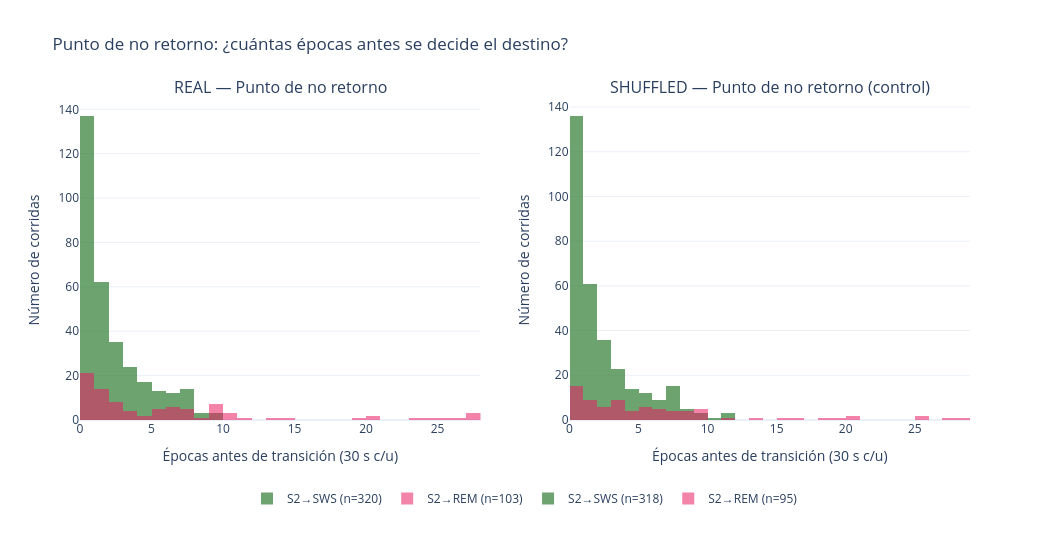

This figure's notebook cell:
### Code cell
# Plotly interactivo (muestra inline) + PNG/HTML a disco
pnr_shuf_sws = resumen_por_destino(pnr_shuf, FASE_SWS)
pnr_shuf_rem = resumen_por_destino(pnr_shuf, FASE_REM)
fig_p = make_subplots(rows=1, cols=2, subplot_titles=[
    'REAL — Punto de no retorno', 'SHUFFLED — Punto de no retorno (control)'])
for col, (sws_arr, rem_arr) in enumerate([
    (pnr_real_sws, pnr_real_rem), (pnr_shuf_sws, pnr_shuf_rem)], 1):
    if sws_arr is not None and len(sws_arr):
        fig_p.add_trace(go.Histogram(x=sws_arr, name=f'S2→SWS (n={len(sws_arr)})',
            marker_color='#2E7D32', opacity=0.7, xbins=dict(start=0, end=30, size=1),
            hovertemplate='t*=%{x}<br>n=%{y}<extra></extra>'), row=1, col=col)
    if rem_arr is not None and len(rem_arr):
        fig_p.add_trace(go.Histogram(x=rem_arr, name=f'S2→REM (n={len(rem_arr)})',
            marker_color='#E91E63', opacity=0.55, xbins=dict(start=0, end=30, size=1),
            hovertemplate='t*=%{x}<br>n=%{y}<extra></extra>'), row=1, col=col)
fig_p.update_xaxes(title_text='Épocas antes de transición (30 s c/u)')
fig_p.update_yaxes(title_text='Número de corridas')
fig_p.update_layout(title='Punto de no retorno: ¿cuántas épocas antes se decide el destino?',
    barmode='overlay', template='plotly_white', height=540, width=1050,
    legend=dict(orientation='h', x=0.5, y=-0.2, xanchor='center', yanchor='top'),
    margin=dict(b=120))
fig_p.write_image(DIR_IMG / 'punto_no_retorno.png', scale=2)
fig_p.write_html(DIR_IMG / 'punto_no_retorno.html')
fig_p.show()

### Figure 1 — Plotly figure (JSON) as saved in the notebook; plotly's stock layout.template omitted (floating-point values rounded to 4 significant figures; data arrays with more than 128 entries replaced by an {"elided": "..."} marker saying what was removed)
{"data": [{"hovertemplate": "t*=%{x}<br>n=%{y}<extra></extra>", "marker": {"color": "#2E7D32"}, "name": "S2→SWS (n=320)", "opacity": 0.7, "type": "histogram", "x": {"elided": "320 int values"}, "xaxis": "x", "xbins": {"end": 30, "size": 1, "start": 0}, "yaxis": "y"}, {"hovertemplate": "t*=%{x}<br>n=%{y}<extra></extra>", "marker": {"color": "#E91E63"}, "name": "S2→REM (n=103)", "opacity": 0.55, "type": "histogram", "x": [10, 0, 3, 19, 2, 0, 0, 34, 11, 2, 1, 5, 5, 27, 13, 0, 1, 23, 24, 5, 0, 26, 0, 54, 9, 1, 2, 6, 2, 3, 0, 0, 49, 14, 32, 1, 20, 9, 32, 37, 131, 35, 7, 7, 0, 7, 0, 9, 0, 5, 1, 0, 1, 9, 7, 7, 0, 6, 1, 0, 2, 2, 3, 25, 39, 10, 1, 10, 8, 2, 0, 0, 1, 6, 6, 9, 2, 9, 4, 0, 1, 6, 0, 0, 0, 1, 27, 20, 9, 4, 47, 27, 63, 0, 1, 5, 1, 1, 3, 61, 82, 6, 144], "xaxis": "x", "xbins": {"end": 30, "size": 1, "start": 0}, "yaxis": "y"}, {"hovertemplate": "t*=%{x}<br>n=%{y}<extra></extra>", "marker": {"color": "#2E7D32"}, "name": "S2→SWS (n=318)", "opacity": 0.7, "type": "histogram", "x": {"elided": "318 int values"}, "xaxis": "x2", "xbins": {"end": 30, "size": 1, "start": 0}, "yaxis": "y2"}, {"hovertemplate": "t*=%{x}<br>n=%{y}<extra></extra>", "marker": {"color": "#E91E63"}, "name": "S2→REM (n=95)", "opacity": 0.55, "type": "histogram", "x": [6, 0, 2, 25, 1, 31, 8, 5, 7, 5, 8, 27, 16, 2, 0, 20, 20, 5, 31, 51, 7, 1, 0, 6, 3, 2, 0, 0, 50, 11, 32, 18, 15, 32, 39, 129, 40, 6, 7, 5, 13, 9, 0, 3, 4, 5, 9, 4, 7, 0, 3, 0, 0, 2, 3, 0, 25, 0, 39, 9, 0, 8, 3, 4, 0, 0, 1, 1, 3, 9, 6, 1, 9, 4, 0, 6, 5, 1, 28, 19, 8, 3, 50, 30, 66, 1, 1, 2, 1, 3, 61, 82, 3, 144, 2], "xaxis": "x2", "xbins": {"end": 30, "size": 1, "start": 0}, "yaxis": "y2"}], "layout": {"annotations": [{"font": {"size": 16}, "showarrow": false, "text": "REAL — Punto de no retorno", "x": 0.225, "xanchor": "center", "xref": "paper", "y": 1.0, "yanchor": "bottom", "yref": "paper"}, {"font": {"size": 16}, "showarrow": false, "text": "SHUFFLED — Punto de no retorno (control)", "x": 0.775, "xanchor": "center", "xref": "paper", "y": 1.0, "yanchor": "bottom", "yref": "paper"}], "barmode": "overlay", "height": 540, "legend": {"orientation": "h", "x": 0.5, "xanchor": "center", "y": -0.2, "yanchor": "top"}, "margin": {"b": 120}, "title": {"text": "Punto de no retorno: ¿cuántas épocas antes se decide el destino?"}, "width": 1050, "xaxis": {"anchor": "y", "domain": [0.0, 0.45], "title": {"text": "Épocas antes de transición (30 s c/u)"}}, "xaxis2": {"anchor": "y2", "domain": [0.55, 1.0], "title": {"text": "Épocas antes de transición (30 s c/u)"}}, "yaxis": {"anchor": "x", "domain": [0.0, 1.0], "title": {"text": "Número de corridas"}}, "yaxis2": {"anchor": "x2", "domain": [0.0, 1.0], "title": {"text": "Número de corridas"}}}}
